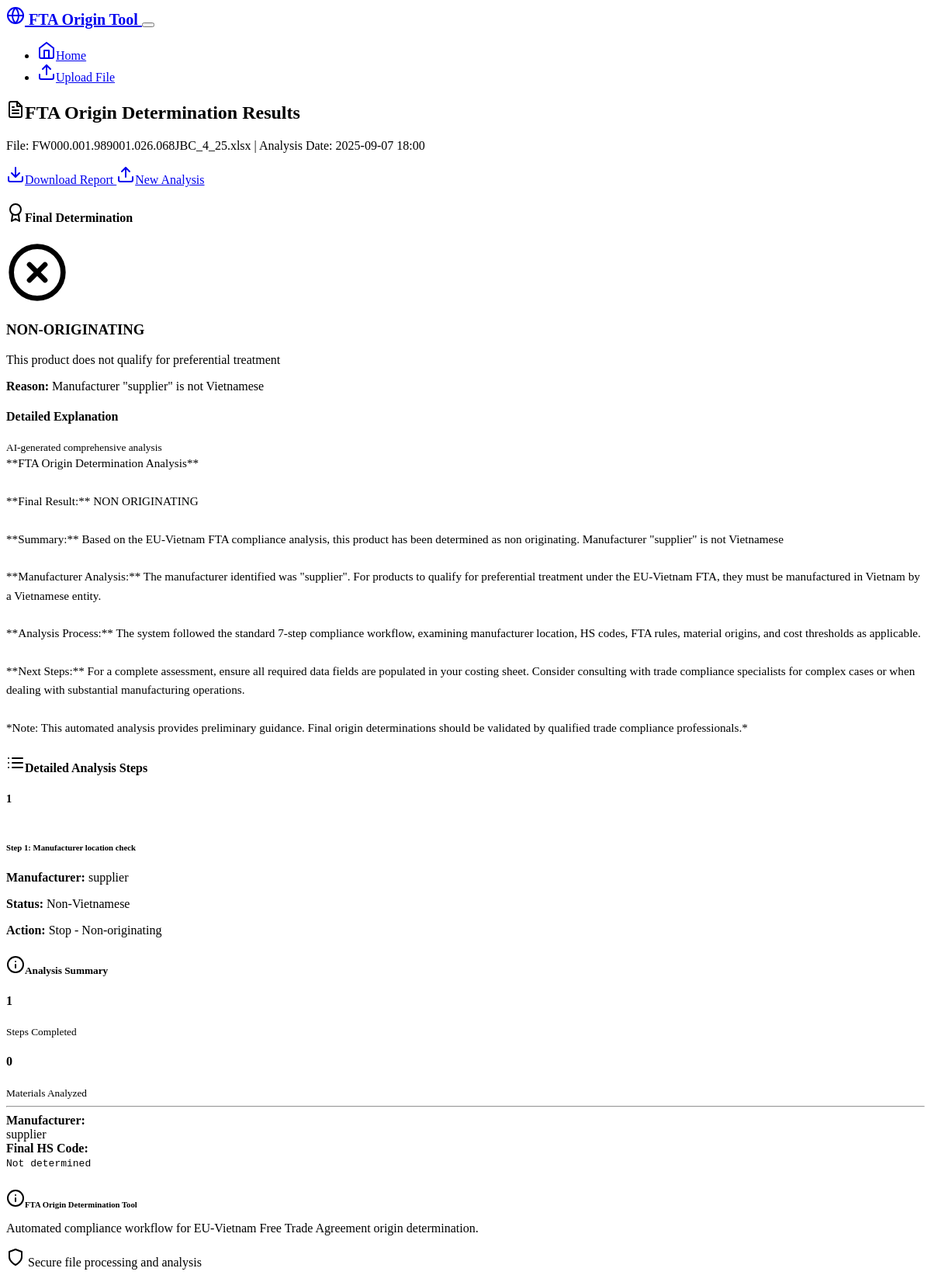
Page /results/1 on the committed database.
### models.py (models this page shows, shortened)
class AnalysisSession(db.Model):
    id = db.Column(db.Integer, primary_key=True)
    filename = db.Column(db.String(255), nullable=False)
    upload_timestamp = db.Column(db.DateTime, default=datetime.utcnow)
    manufacturer = db.Column(db.String(255))
    final_hs_code = db.Column(db.String(20))
    analysis_steps = db.Column(JSON)
    final_result = db.Column(db.String(20))  # 'originating' or 'non_originating'
    result_reason = db.Column(db.Text)
    missing_fields = db.Column(JSON)
    completed = db.Column(db.Boolean, default=False)
    gemini_explanation = db.Column(db.Text)  # AI-generated explanation
    missing_data_analysis = db.Column(db.Text)  # AI analysis of missing data

### routes.py (the view)
@app.route('/results/<int:session_id>')
def view_results(session_id):
    session = AnalysisSession.query.get_or_404(session_id)
    materials = MaterialAnalysis.query.filter_by(session_id=session_id).all()
    return render_template('results.html', session=session, materials=materials)

### templates/results.html (shortened to what this page needs)
{% extends "base.html" %}
{% block content %}
<div class="container my-5">
    <div class="row mb-4">
        <div class="col-lg-12">
            <div class="card">
                <div class="card-body">
                    <div class="row align-items-center">
                        <div class="col-md-8">
                            <h2><i data-feather="file-text" class="me-2"></i>FTA Origin Determination Results</h2>
                            <p class="text-muted mb-0">File: {{ session.filename }} | Analysis Date: {{ session.upload_timestamp.strftime('%Y-%m-%d %H:%M') }}</p>
                        </div>
                        <div class="col-md-4 text-md-end">
                            <a href="{{ url_for('download_results', session_id=session.id) }}" class="btn btn-primary me-2">
                                <i data-feather="download" class="me-2"></i>Download Report
                            </a>
                            <a href="{{ url_for('upload_file') }}" class="btn btn-outline-secondary">
                                <i data-feather="upload" class="me-2"></i>New Analysis
                            </a>
                        </div>
                    </div>
                </div>
            </div>
        </div>
    </div>
    <div class="row">
        <div class="col-lg-8">
            <div class="card mb-4">
                <div class="card-header">
                    <h4><i data-feather="award" class="me-2"></i>Final Determination</h4>
                </div>
                <div class="card-body text-center py-4">
                    {% if session.final_result == 'originating' %}
                        <i data-feather="check-circle" class="text-success mb-3" style="width: 80px; height: 80px;"></i>
                        <h3 class="text-success">ORIGINATING</h3>
                        <p class="lead text-muted">This product qualifies for preferential treatment under the EU-Vietnam FTA</p>
                    {% elif session.final_result == 'non_originating' %}
                        <i data-feather="x-circle" class="text-danger mb-3" style="width: 80px; height: 80px;"></i>
                        <h3 class="text-danger">NON-ORIGINATING</h3>
                        <p class="lead text-muted">This product does not qualify for preferential treatment</p>
                    {% else %}
                        <i data-feather="alert-triangle" class="text-warning mb-3" style="width: 80px; height: 80px;"></i>
                        <h3 class="text-warning">ANALYSIS INCOMPLETE</h3>
                        <p class="lead text-muted">Unable to complete origin determination</p>
                    {% endif %}
                    <div class="alert alert-info mt-3">
                        <strong>Reason:</strong> {{ session.result_reason }}
                    </div>
                </div>
            </div>
            {% if session.gemini_explanation %}
            <div class="card mb-4">
                <div class="card-header">
                    <h4>Detailed Explanation</h4>
                    <small class="text-muted">AI-generated comprehensive analysis</small>
                </div>
                <div class="card-body">
                    <div class="explanation-content">
                        {{ session.gemini_explanation|replace('\n', '<br>')|safe }}
                    </div>
                </div>
            </div>
            {% endif %}
            <div class="card mb-4">
                <div class="card-header">
                    <h4><i data-feather="list" class="me-2"></i>Detailed Analysis Steps</h4>
                </div>
                <div class="card-body">
                    {% if session.analysis_steps %}
                        <div class="timeline">
                            {% for step in session.analysis_steps %}
                            <div class="timeline-item mb-4">
                                <div class="row">
                                    <div class="col-md-1">
                                        <div class="timeline-marker bg-success text-white rounded-circle d-flex align-items-center justify-content-center" style="width: 40px; height: 40px;">
                                            {{ step.step }}
                                        </div>
                                    </div>
                                    <div class="col-md-11">
                                        <div class="card">
                                            <div class="card-body">
                                                <h6 class="card-title">Step {{ step.step }}: {{ step.description }}</h6>
                                                {% if step.step == 1 %}
                                                    <div class="row">
                                                        <div class="col-md-6">
                                                            <p><strong>Manufacturer:</strong> {{ step.manufacturer }}</p>
                                                            <p><strong>Status:</strong>
                                                                <span class="badge bg-{{ 'success' if step.is_vietnamese else 'danger' }}">
                                                                    {{ 'Vietnamese' if step.is_vietnamese else 'Non-Vietnamese' }}
                                                                </span>
                                                            </p>
                                                        </div>
                                                        <div class="col-md-6">
                                                            <p><strong>Action:</strong> {{ 'Proceed to Step 2' if step.proceed else 'Stop - Non-originating' }}</p>
                                                        </div>
                                                    </div>
                                                {% elif step.step == 2 %}
                                                    <p><strong>Final Product HS Code:</strong> {{ step.final_hs_code }}</p>
                                                    <span class="badge bg-success">Valid HS Code Format</span>
                                                {% elif step.step == 5 %}
                                                    <p><strong>Materials Validated:</strong> {{ step.materials_checked }}</p>
                                                {% endif %}
                                            </div>
                                        </div>
                                    </div>
                                </div>
                            </div>
                            {% endfor %}
                        </div>
                    {% endif %}
                </div>
            </div>
        </div>
        <div class="col-lg-4">
            <div class="card mb-4">
                <div class="card-header">
                    <h5><i data-feather="info" class="me-2"></i>Analysis Summary</h5>
                </div>
                <div class="card-body">
                    <div class="row text-center mb-3">
                        <div class="col-6">
                            <h4 class="text-primary">{{ session.analysis_steps|length if session.analysis_steps else 0 }}</h4>
                            <small class="text-muted">Steps Completed</small>
                        </div>
                        <div class="col-6">
                            <h4 class="text-warning">{{ materials|length if materials else 0 }}</h4>
                            <small class="text-muted">Materials Analyzed</small>
                        </div>
                    </div>
                    <hr>
                    <div class="mb-2">
                        <strong>Manufacturer:</strong><br>
                        <span class="text-muted">{{ session.manufacturer or 'Not identified' }}</span>
                    </div>
                    <div class="mb-2">
                        <strong>Final HS Code:</strong><br>
                        <code>{{ session.final_hs_code or 'Not determined' }}</code>
                    </div>
                </div>
            </div>
        </div>
    </div>
</div>
{% endblock %}

### static/css/custom.css (style rules this page uses)
.timeline { position: relative; }
.timeline-item { position: relative; }
.timeline-marker { position: relative; z-index: 2; font-weight: bold; font-size: 0.9rem; }
.btn { font-weight: 500; transition: all 0.2s ease; }
.card { transition: box-shadow 0.2s ease; }
.explanation-content { line-height: 1.6; font-size: 0.95rem; }

### rows in the picture
AnalysisSession: filename "FW000.001.989001.026.068JBC_4_25.xlsx", upload_timestamp "2025-09-07 18:00", result_reason "Manufacturer \"supplier\" is not Vietnamese", gemini_explanation "**FTA Origin Determination Analysis** **Final Result:** NON ORIGINATING **Summary:** Based on the EU-Vietnam FTA compliance analysis, this product has been determined as non originating. Manufacturer \"supplier\" is not Vietnamese **Manufacturer Analysis:** The manufacturer identified was \"supplier\". For products to qualify for preferential treatment under the EU-Vietnam FTA, they must be manufactured in Vietnam by a Vietnamese entity. **Analysis Process:** The system followed the standard 7-step compliance workflow, examining manufacturer location, HS codes, FTA rules, material origins, and cost thresholds as applicable. **Next Steps:** For a complete assessment, ensure all required data…", step "1", description "Manufacturer location check", manufacturer "supplier", is_vietnamese "Non-Vietnamese", proceed "Stop - Non-originating", final_hs_code "Not determined"

### other values in the picture
{{ session.analysis_steps|length if session.analysis_steps else 0 }} "1"
{{ materials|length if materials else 0 }} "0"
